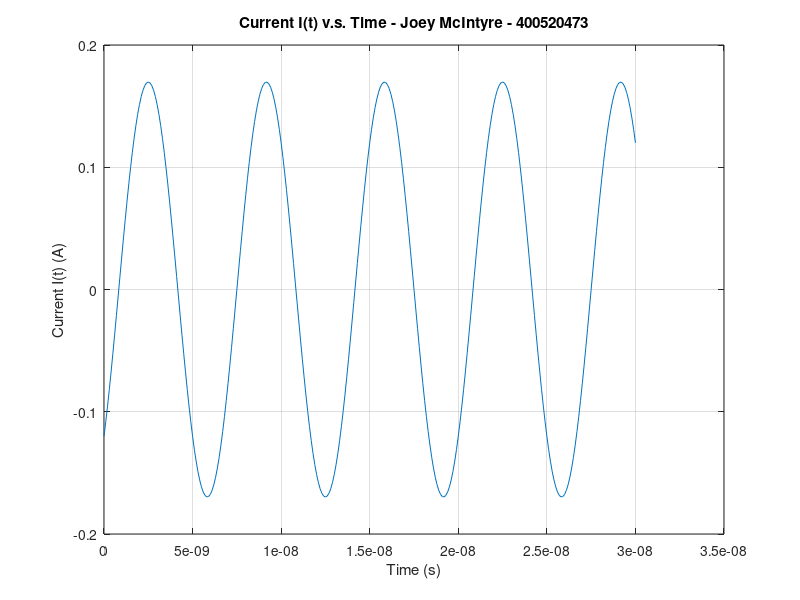

The MATLAB source for this figure:
%3FK4 - Assignment 1 - Set 3:
%Joey McIntyre - 400520473 - mcintj35

clc;
clear;

%define constants
a = 0.5; %side length of square
B0 = 0.4e-6; %field amplitude
R = 500; %given resistnace
c = 3e8; %speed of light

%time vector - 0 to 3*10^-8 - step of 1*10^-10
t = 0:1e-10:3e-8;

%calculate current I(t)
K = (a*B0*c)/R;
I = K*(sin(pi*c*t)-cos(pi*c*t));

%plot current v.s. time
plot(t, I);
grid on;
xlabel('Time (s)');
ylabel('Current I(t) (A)');
title('Current I(t) v.s. Time - Joey McIntyre - 400520473');